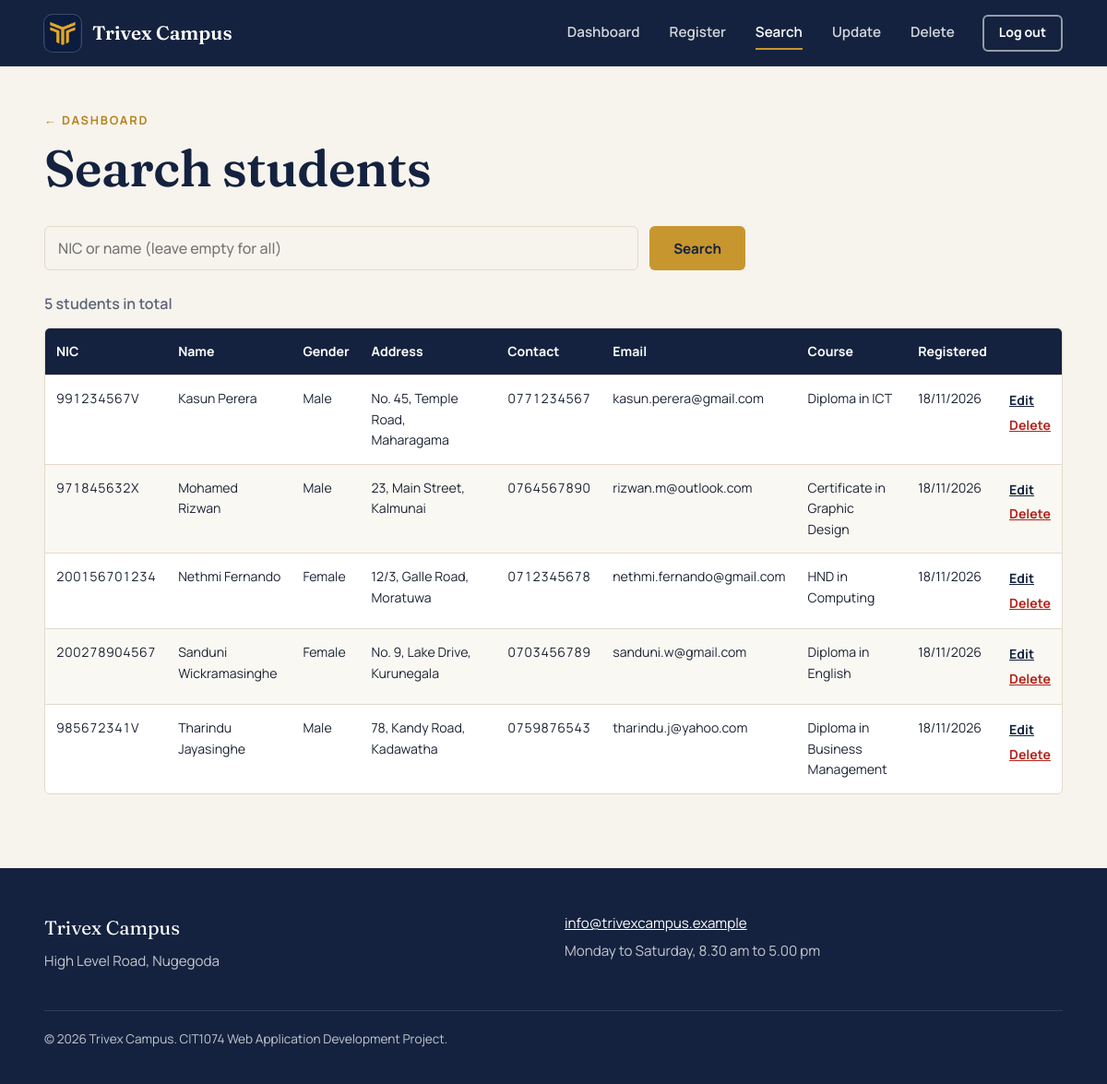
Screenshot of /search.php (signed in) with the database file from the repository.
### tables this page shows
CREATE TABLE student (
  nic       VARCHAR(12)  NOT NULL PRIMARY KEY,     
  name      VARCHAR(100) NOT NULL,                 
  gender    ENUM('Male','Female') NOT NULL,        
  address   VARCHAR(255) NOT NULL,                 
  contact   VARCHAR(10)  NOT NULL,                 
  email     VARCHAR(100) NOT NULL,                 
  course_id INT NOT NULL,                          
  reg_date  TIMESTAMP DEFAULT CURRENT_TIMESTAMP,   
   
  CONSTRAINT fk_student_course FOREIGN KEY (course_id)
    REFERENCES course(course_id)
    ON UPDATE CASCADE
    ON DELETE RESTRICT
);

CREATE TABLE course (
  course_id   INT AUTO_INCREMENT PRIMARY KEY,   
  course_name VARCHAR(100) NOT NULL             
);

### includes/db.php (called while the page is built, shortened)
<?php
function e($text) {
    return htmlspecialchars((string)$text, ENT_QUOTES, 'UTF-8');
}

### search.php (the view, shortened to what this page needs)
<?php
require_once 'includes/db.php';
$q = trim($_GET['q'] ?? '');
$sql = 'SELECT s.*, c.course_name
        FROM student s
        JOIN course c ON c.course_id = s.course_id';
if ($q === '') {
    $result = mysqli_query($conn, $sql . ' ORDER BY s.name');
} else {
    $stmt = mysqli_prepare($conn, $sql . ' WHERE s.nic LIKE ? OR s.name LIKE ? ORDER BY s.name');
    $like = '%' . $q . '%';
    mysqli_stmt_bind_param($stmt, 'ss', $like, $like);
    mysqli_stmt_execute($stmt);
    $result = mysqli_stmt_get_result($stmt);
}
$results = mysqli_fetch_all($result, MYSQLI_ASSOC);
include 'includes/header.php';
?>
<section class="page">
  <div class="wrap">
    <div class="page-head">
      <div>
        <p class="eyebrow"><a href="dashboard.php">Dashboard</a></p>
        <h1>Search students</h1>
      </div>
    </div>
    <form method="GET" action="search.php" class="search-bar">
      <input type="search" id="q" name="q" value="<?= e($q) ?>" placeholder="NIC or name (leave empty for all)">
      <button type="submit" class="btn btn-gold">Search</button>
    </form>
    <p class="result-count">
      <?= count($results) ?> <?= count($results) === 1 ? 'student' : 'students' ?>
      <?= $q !== '' ? 'found for "' . e($q) . '"' : 'in total' ?>
    </p>
    <?php if ($results): ?>
      <div class="table-wrap">
        <table class="table table-cards">
          <thead>
            <tr>
              <th>NIC</th><th>Name</th><th>Gender</th><th>Address</th>
              <th>Contact</th><th>Email</th><th>Course</th><th>Registered</th><th></th>
            </tr>
          </thead>
          <tbody>
            <?php foreach ($results as $s): ?>
              <tr>
                <td data-label="NIC" class="mono"><?= e($s['nic']) ?></td>
                <td data-label="Name"><?= e($s['name']) ?></td>
                <td data-label="Gender"><?= e($s['gender']) ?></td>
                <td data-label="Address"><?= e($s['address']) ?></td>
                <td data-label="Contact" class="mono"><?= e($s['contact']) ?></td>
                <td data-label="Email"><?= e($s['email']) ?></td>
                <td data-label="Course"><?= e($s['course_name']) ?></td>
                <td data-label="Registered"><?= date('d/m/Y', strtotime($s['reg_date'])) ?></td>
                <td class="row-actions">
                  <a href="update.php?nic=<?= urlencode($s['nic']) ?>">Edit</a>
                  <a href="delete.php?nic=<?= urlencode($s['nic']) ?>" class="danger-link">Delete</a>
                </td>
              </tr>
            <?php endforeach; ?>
          </tbody>
        </table>
      </div>
    <?php else: ?>
      <div class="alert alert-error">No students match your search.</div>
    <?php endif; ?>
  </div>
</section>
<?php include 'includes/footer.php'; ?>

### css/style.css (style rules this page uses)
:root { --navy: #14223f; --navy-2: #1e3159; --gold: #c8962e; --gold-2: #b5831f; --paper: #f7f4ee; --white: #ffffff; --sand: #efe9dd; --line: #e2dbcc; --text: #1b2333; --muted: #5c6577; --ok: #1f7a4d; --ok-bg: #e5f3eb; --err: #b3261e; --err-bg: #fbe9e7; --font-head: 'Fraunces', Georgia, serif; --font-body: 'Manrope', 'Segoe UI', Arial, sans-serif; --radius: 6px; --nav-h: 72px; --gutter: clamp(16px, 4vw, 48px); --ease: cubic-bezier(.2, .7, .2, 1); }
*, *::before, *::after { box-sizing: border-box; }
html { scroll-behavior: smooth; scroll-padding-top: var(--nav-h); }
body { margin: 0; font-family: var(--font-body); font-size: 16px; line-height: 1.6; color: var(--text); background: var(--paper); -webkit-font-smoothing: antialiased; display: flex; flex-direction: column; min-height: 100vh; }
h1, h2, h3 { font-family: var(--font-head); font-weight: 600; line-height: 1.1; color: var(--navy); margin: 0 0 .5em; letter-spacing: -0.01em; }
h1 { font-size: clamp(2.2rem, 4.6vw, 3.8rem); }
p { margin: 0 0 1em; }
a { color: var(--navy); }
.mono { font-variant-numeric: tabular-nums; letter-spacing: .02em; }
.eyebrow { font-size: .8rem; font-weight: 700; letter-spacing: .14em; text-transform: uppercase; color: var(--gold-2); margin-bottom: .75rem; }
.eyebrow a { color: inherit; text-decoration: none; }
.eyebrow a::before { content: '\2190 '; }
.wrap { width: 100%; max-width: 1240px; margin: 0 auto; padding: 0 var(--gutter); }
.page { padding: 48px 0 80px; }
.page-head { display: flex; justify-content: space-between; align-items: flex-end; gap: 24px; margin-bottom: 32px; flex-wrap: wrap; }
.page-head h1 { margin: 0; }
.btn { display: inline-flex; align-items: center; justify-content: center; gap: 8px; min-height: 48px; padding: 0 24px; font: 700 .95rem/1 var(--font-body); border: 2px solid transparent; border-radius: var(--radius); text-decoration: none; cursor: pointer; transition: transform .18s var(--ease), background-color .18s, color .18s, border-color .18s; }
.btn-gold { background: var(--gold); color: var(--navy); }
input[type=text], input[type=password], input[type=email], input[type=tel], input[type=search], select, textarea { width: 100%; min-height: 48px; padding: 12px 14px; font: 500 1rem var(--font-body); color: var(--text); background: var(--paper); border: 1.5px solid var(--line); border-radius: var(--radius); transition: border-color .15s, background-color .15s, box-shadow .15s; }
.search-bar { display: flex; flex-wrap: wrap; gap: 12px; max-width: 760px; }
.search-bar input { flex: 1 1 280px; }
.result-count { color: var(--muted); margin: 24px 0 12px; font-weight: 600; }
.table-wrap { overflow-x: auto; border: 1px solid var(--line); border-radius: var(--radius); background: var(--white); }
.table { width: 100%; border-collapse: collapse; font-size: .88rem; }
.table th { background: var(--navy); color: var(--white); text-align: left; font-weight: 700; padding: 14px 12px; white-space: nowrap; }
.table td { padding: 14px 12px; border-top: 1px solid var(--line); vertical-align: top; }
.table tbody tr:nth-child(even) { background: #faf8f3; }
.row-actions a { display: block; font-weight: 700; padding: 2px 0; }
.table td:nth-child(4) { min-width: 140px; }
.danger-link { color: var(--err); }

### rows the page displays
student: nic "991234567V", name "Kasun Perera", gender "Male", address "No. 45, Temple Road, Maharagama", contact "0771234567", email "kasun.perera@gmail.com", course.course_name "Diploma in ICT", reg_date "18/11/2026"
student: nic "971845632X", name "Mohamed Rizwan", gender "Male", address "23, Main Street, Kalmunai", contact "0764567890", email "rizwan.m@outlook.com", course.course_name "Certificate in Graphic Design", reg_date "18/11/2026"
student: nic "200156701234", name "Nethmi Fernando", gender "Female", address "12/3, Galle Road, Moratuwa", contact "0712345678", email "nethmi.fernando@gmail.com", course.course_name "HND in Computing", reg_date "18/11/2026"
student: nic "200278904567", name "Sanduni Wickramasinghe", gender "Female", address "No. 9, Lake Drive, Kurunegala", contact "0703456789", email "sanduni.w@gmail.com", course.course_name "Diploma in English", reg_date "18/11/2026"
student: nic "985672341V", name "Tharindu Jayasinghe", gender "Male", address "78, Kandy Road, Kadawatha", contact "0759876543", email "tharindu.j@yahoo.com", course.course_name "Diploma in Business Management", reg_date "18/11/2026"

### other values shown
CAMPUS_NAME "Trivex Campus"
count($results) "5"
CAMPUS_AREA "High Level Road, Nugegoda"
CAMPUS_EMAIL "info@trivexcampus.example"
CAMPUS_HOURS "Monday to Saturday, 8.30 am to 5.00 pm"
